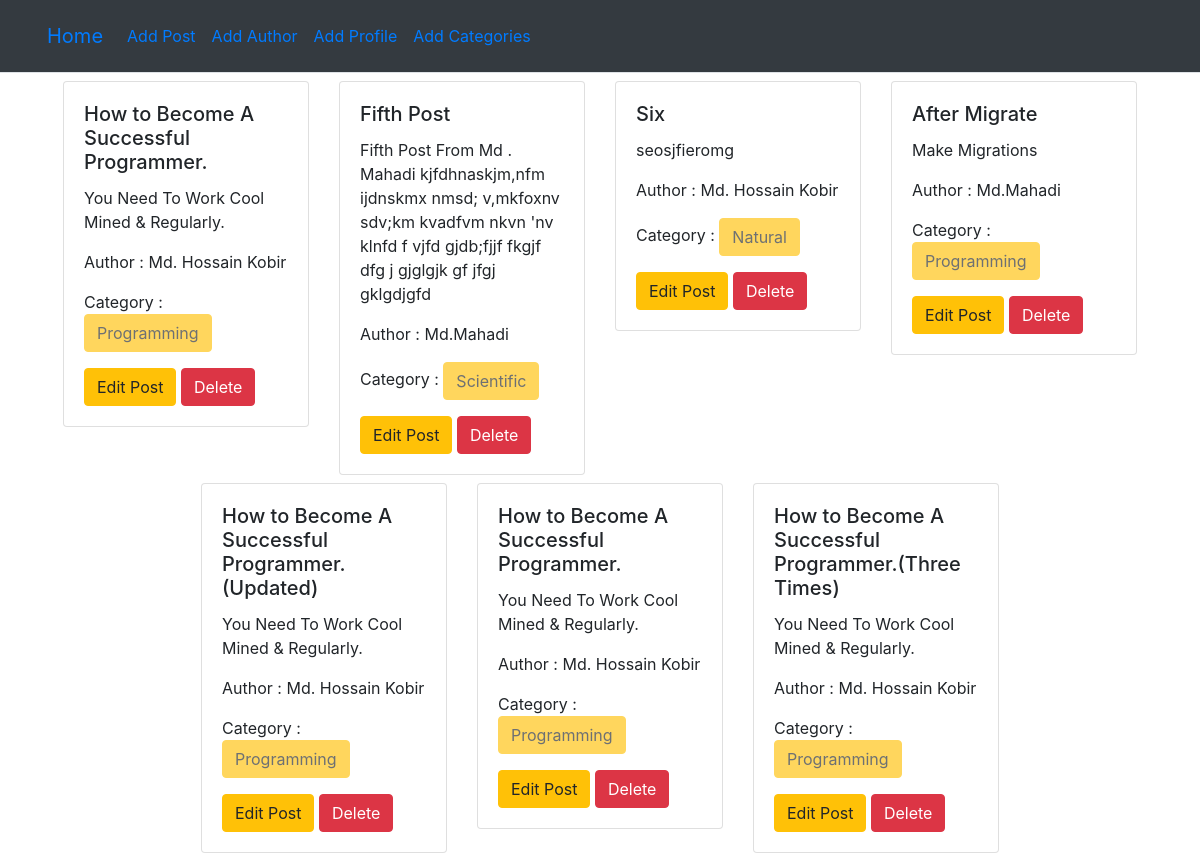
The page / on the database its author committed.
### post/models.py (models this page shows)
class Post(models.Model):
    title = models.CharField(max_length=80)
    content = models.TextField()
    Category = models.ManyToManyField(Category)
    author = models.ForeignKey(Author,on_delete=models.CASCADE)
    def __str__(self):
        return f"{self.title}"

### author/models.py (models this page shows, shortened)
class Author(models.Model):
    name = models.CharField(max_length=100)
    bio = models.TextField()

### categories/models.py (models this page shows, shortened)
class Category(models.Model):
    name = models.CharField(max_length=80)

### blog_project/views.py (the view)
# urls.py: 2. Add a URL to urlpatterns:  path('', views.home, name='home')
def home(request):
    data = Post.objects.all()
    print(data)
    for i in data:
        print(i)
        for j in i.Category.all() :
            print(f"From J :{j.name}")
    return render(request,'home.html',{'data':data})

### templates/home.html
{% extends 'Base.html' %}
{% block content %}
<div class="d-flex flex-wrap justify-content-center px-5 ">
    {% for post in data %}
  <div class="col-sm-3 mb-3 mb-sm-0">
    <div class="card mt-2">
      <div class="card-body">
        <h5 class="card-title">{{post.title}}</h5>
        <p class="card-text">{{post.content}}</p>
        <p>Author : {{post.author.name}}</p>
        <p>
           Category : {% for cat in post.Category.all %}
                        <button class="btn btn-warning" disabled>{{cat.name}}</button>
                    {% endfor %}
        </p>
        <a href="{% url 'edit_post' post.id %}" class="btn btn-warning">Edit Post</a>
        <a href="{% url 'delete_post' post.id %}" class="btn btn-danger">Delete</a>
      </div>
    </div>
  </div>
    {% endfor %}
{% endblock %}

### templates/Base.html (shortened to what this page needs)
<!doctype html>
<html lang="en">
  <head>
    <link rel="stylesheet" href="https://cdn.jsdelivr.net/npm/bootstrap@4.4.1/dist/css/bootstrap.min.css">
  </head>
  <body>
    <nav class="navbar bg-dark border-bottom border-body" data-bs-theme="dark">
  <nav class="navbar navbar-expand-lg bg-body-tertiary">
  <div class="container-fluid">
    <a class="navbar-brand" href="{% url 'homepage' %}">Home</a>
    <div class="collapse navbar-collapse" id="navbarNavDropdown">
      <ul class="navbar-nav">
        <li class="nav-item">
          <a class="nav-link active" aria-current="page" href="{% url 'add_post' %}">Add Post</a>
        </li>
        <li class="nav-item">
          <a class="nav-link" href="{% url 'add_author' %}">Add Author</a>
        </li>
        <li class="nav-item">
          <a class="nav-link" href="{% url 'add_profile' %}">Add Profile</a>
        </li>
        <li class="nav-item">
          <a class="nav-link" href="{% url 'add_categories' %}">Add Categories</a>
        </li>
      </ul>
    </div>
  </div>
</nav>
</nav>
    {% block content %}
    {% endblock %}
  </body>
</html>

### rows shown on the page
Post: title "How to Become A Successful Programmer.", content "You Need To Work Cool Mined & Regularly.", author.name "Md. Hossain Kobir"
Category: name "Programming"
Post: title "Fifth Post", content "Fifth Post From Md . Mahadi kjfdhnaskjm,nfm ijdnskmx nmsd; v,mkfoxnv sdv;km kvadfvm nkvn 'nv klnfd f vjfd gjdb;fjjf fkgjf dfg j gjglgjk gf jfgj gklgdjgfd", author.name "Md.Mahadi"
Category: name "Scientific"
Post: title "Six", content "seosjfieromg", author.name "Md. Hossain Kobir"
Category: name "Natural"
Post: title "After Migrate", content "Make Migrations", author.name "Md.Mahadi"
Post: title "How to Become A Successful Programmer.(Updated)", content "You Need To Work Cool Mined & Regularly.", author.name "Md. Hossain Kobir"
Post: title "How to Become A Successful Programmer.", content "You Need To Work Cool Mined & Regularly.", author.name "Md. Hossain Kobir"
Post: title "How to Become A Successful Programmer.(Three Times)", content "You Need To Work Cool Mined & Regularly.", author.name "Md. Hossain Kobir"
